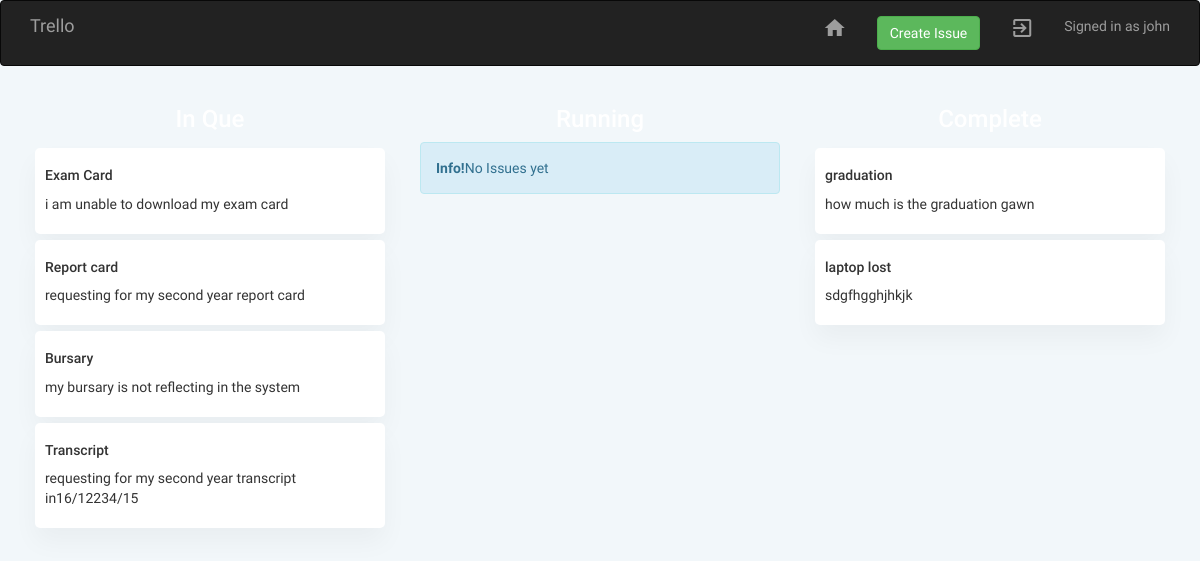
/ (signed in), run on the app's committed database.
### tables this page shows
CREATE TABLE `issues` (
  `id` int(11) NOT NULL,
  `title` varchar(255) NOT NULL,
  `description` varchar(255) NOT NULL,
  `regno` varchar(255) NOT NULL,
  `status` varchar(255) NOT NULL,
  `date_raised` timestamp NOT NULL DEFAULT CURRENT_TIMESTAMP,
  `date_closed` timestamp NOT NULL DEFAULT '0000-00-00 00:00:00'
);

### index.php (the view, shortened to what this page needs)
<?php
require_once('config/database.php');
if (!isset($_SESSION['user'])) {
    header('Location: pages/logout.php');
    exit;
} else {
    $user = $_SESSION['user'];
    $db = new Database();
    $pdo = $db->getConnection();
}
?>
    <!DOCTYPE html>
    <html lang="en">
    <head>
        <link rel="stylesheet" type="text/css" href="fonts/roboto/roboto.css">
        <link rel="stylesheet" type="text/css" href="fonts/material/material-icons.css">
        <link rel="stylesheet" type="text/css" href="css/bootstrap.min.css">
        <link rel="stylesheet" type="text/css" href="css/style.css">
    </head>
    <body id="index">
    <nav class="navbar navbar-inverse">
        <div class="container">
            <div class="navbar-header">
                <a href="#" class="navbar-brand">Trello</a>
            </div>
            <div class="collapse navbar-collapse" id="navbar-collapse">
                <p class="navbar-text navbar-right">
                    Signed in as <a href="#" class="navbar-link"><?= $user ?></a>
                </p>
                <ul class="nav navbar-nav navbar-right">
                    <li><a href="index.php"><i class="material-icons">home</i></a></li>
                    <li><a href="#createIssue">
                            <button type="button" class="btn btn-success" data-toggle="modal"
                                    data-target="#createIssue">Create Issue
                            </button>
                        </a></li>
                    <li><a href="pages/logout.php"><i class="material-icons">exit_to_app</i></a></li>
                </ul>
            </div>
        </div>
    </nav>
    <div class="container">
        <div class="row text-center">
            <div class="col-lg-4 grey"><h3>In Que</h3></div>
            <div class="col-lg-4 amber"><h3>Running</h3></div>
            <div class="col-lg-4 green"><h3>Complete</h3></div>
        </div>
        <div class="row">
            <div class="col-lg-4">
                <?php
                $stm = $pdo->prepare("SELECT * FROM `issues` WHERE `status`=?");
                $stm->execute(array("in_que"));
                if ($stm->rowCount() > 0) {
                    $issues = $stm->fetchAll();
                    foreach ($issues as $issue) {
                        echo "<div class='card item-card'>
                                <h5>{$issue['title']}</h5>
                                <p>{$issue['description']}</p>
                              </div>";
                    }
                }else{
                    echo "<div class='alert alert-info'><strong>Info!</strong>No Issues yet</div>";
                }
                ?>
            </div>
            <div class="col-lg-4">
                <?php
                $stm = $pdo->prepare("SELECT * FROM `issues` WHERE `status`=?");
                $stm->execute(array("running"));
                if ($stm->rowCount() > 0) {
                    $issues = $stm->fetchAll();
                    foreach ($issues as $issue) {
                        echo "<div class='card item-card'>
                                <h5>{$issue['title']}</h5>
                                <p>{$issue['description']}</p>
                              </div>";
                    }
                }else{
                    echo "<div class='alert alert-info'><strong>Info!</strong>No Issues yet</div>";
                }
                ?>
            </div>
            <div class="col-lg-4">
                <?php
                $stm = $pdo->prepare("SELECT * FROM `issues` WHERE `status`=?");
                $stm->execute(array("complete"));
                if ($stm->rowCount() > 0) {
                    $issues = $stm->fetchAll();
                    foreach ($issues as $issue) {
                        echo "<div class='card item-card'>
                                <h5>{$issue['title']}</h5>
                                <p>{$issue['description']}</p>
                              </div>";
                    }
                }else{
                    echo "<div class='alert alert-info'><strong>Info!</strong>No Issues yet</div>";
                }
                ?>
            </div>
        </div>
    </div>
    </body>
    </html>

### css/style.css (style rules this page uses)
body { font-family: "Roboto", "Helvetica Neue", sans-serif !important; background-color: #f2f7fa; }
i { vertical-align: middle; z-index: 2; }
.card { height: auto; padding: 5px; margin: 5px; background: #fff; border-radius: 5px; box-shadow: 0 14px 26px rgba(0, 0, 0, 0.04); transition: all 0.3s ease-out; text-decoration: none; }
.card.item-card { flex-direction: row; padding: 10px; margin-top: 6px; margin-bottom: 6px; }
#index h3 { color: #FFFFFF; }
#index .row { border-radius: 5px; }

### data on the page
issues: title "Exam Card", description "i am unable to download my exam card"
issues: title "Report card", description "requesting for my second year report card"
issues: title "Bursary", description "my bursary is not reflecting in the system"
issues: title "Transcript", description "requesting for my second year transcript in16/12234/15"
issues: title "graduation", description "how much is the graduation gawn"
issues: title "laptop lost", description "sdgfhgghjhkjk"

### other printed values
$user "john"
